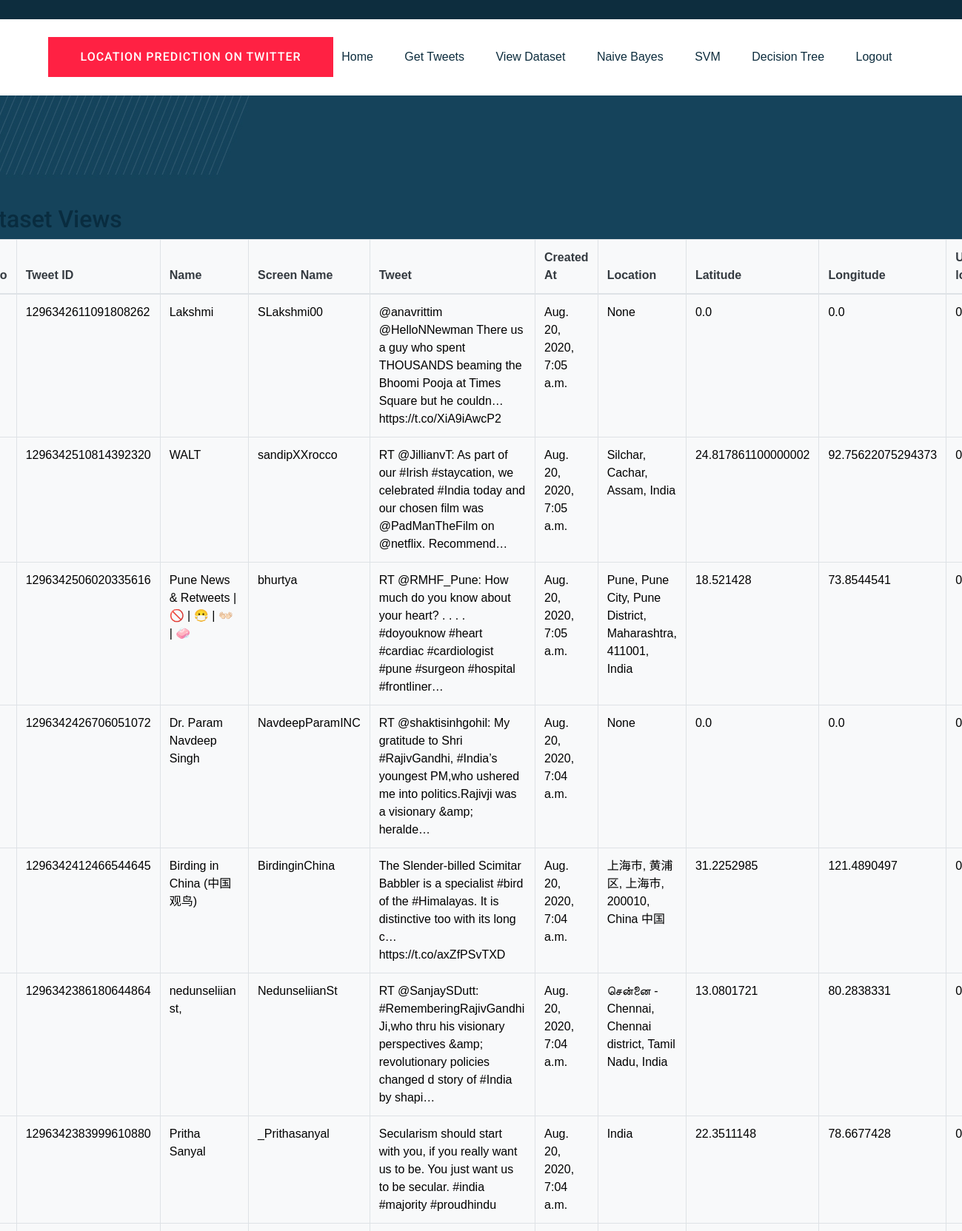
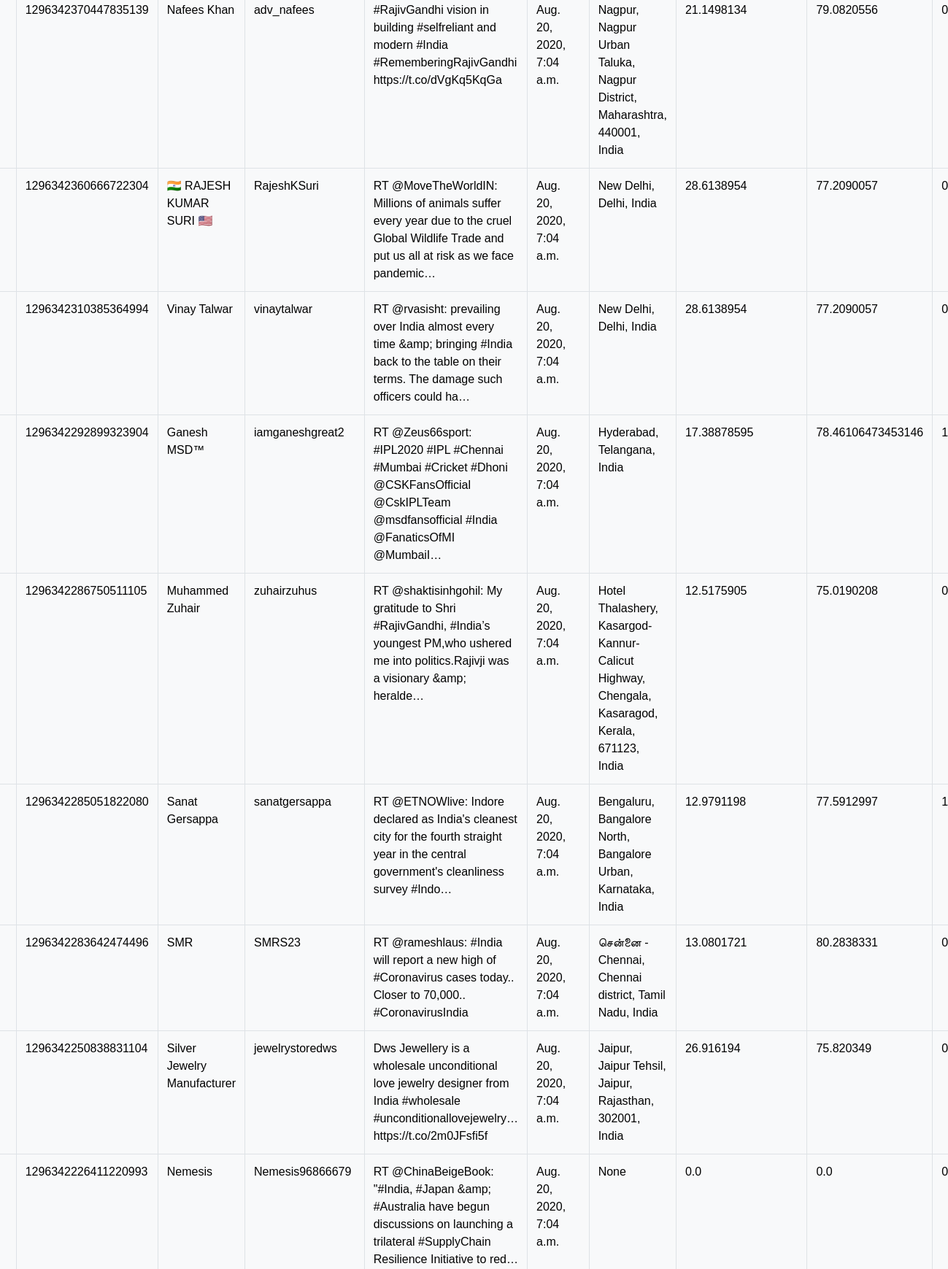
Screenshot of /UserViewDataset/ (upper part) with the database file from the repository (2 pictures, top to bottom).
### users/models.py (models this page shows, shortened)
class UserSearchTweetsLocationModel(models.Model):
    tweetid = models.IntegerField()
    username = models.CharField(max_length=250)
    userscreenname = models.CharField(max_length=250)
    tweettext = models.CharField(max_length=1500)
    createdat = models.DateTimeField()
    address = models.CharField(max_length=250,null=True)
    latitude = models.FloatField()
    longitude=models.FloatField()
    userloc = models.IntegerField()
    class Meta:
        db_table = "TweetsTable"

### users/views.py (the view)
# urls.py: path("UserViewDataset/", usr.UserViewDataset, name="UserViewDataset"),
def UserViewDataset(request):
    data_list = UserSearchTweetsLocationModel.objects.all()
    page = request.GET.get('page', 1)
    paginator = Paginator(data_list, 20)
    try:
        users = paginator.page(page)
    except PageNotAnInteger:
        users = paginator.page(1)
    except EmptyPage:
        users = paginator.page(paginator.num_pages)
    return render(request, 'users/UserViewDataSet.html',{'users':users})

### assets/templates/users/UserViewDataSet.html (shortened to what this page needs)
{%extends 'users/userbase.html'%}
{%load static%}
{%block contents%}
    <div class="testimonial-area testimonial-padding" data-background="{%static 'img/gallery/section_bg04.jpg'%}">
        <div class="container ">
            <div class="row d-flex justify-content-center">
                            <font color="WHITE">
                            <h2>Dataset Views</h2>
                                      <table class="table table-bordered bg-light text-dark" id="example" cellspacing="0" width="100%">
    <thead>
      <tr>
        <th>S.No</th>
        <th>Tweet ID</th>
        <th>Name</th>
        <th>Screen Name</th>
        <th>Tweet</th>
        <th>Created At</th>
        <th>Location</th>
        <th>Latitude</th>
        <th>Longitude</th>
        <th>User loc</th>
      </tr>
    </thead>
    <tbody>
    {% for i in users %}
                                            <tr style="color: Black">
                                                <td>{{forloop.counter}}</td>
                                                <td>{{i.tweetid}}</td>
                                                <td>{{i.username}}</td>
                                                <td>{{i.userscreenname}}</td>
                                                <td>{{i.tweettext}}</td>
                                                <td>{{i.createdat}}</td>
                                                <td>{{i.address}}</td>
                                                <td>{{i.latitude}}</td>
                                                <td>{{i.longitude}}</td>
                                                <td>{{i.userloc}}</td>
                                            </tr>
                                            {% endfor %}
    </tbody>
  </table>
                            </font>
            </div>
        </div>
    </div>
{%endblock%}

### rows the page displays
UserSearchTweetsLocationModel: tweetid "1296342611091808262", username "Lakshmi", userscreenname "SLakshmi00", tweettext "@anavrittim @HelloNNewman There us a guy who spent THOUSANDS beaming the Bhoomi Pooja at Times Square but he couldn… https://t.co/XiA9iAwcP2", createdat "Aug. 20, 2020, 7:05 a.m.", address "None", latitude "0.0", longitude "0.0", userloc "0"
UserSearchTweetsLocationModel: tweetid "1296342510814392320", username "WALT", userscreenname "sandipXXrocco", tweettext "RT @JillianvT: As part of our #Irish #staycation, we celebrated #India today and our chosen film was @PadManTheFilm on @netflix. Recommend…", createdat "Aug. 20, 2020, 7:05 a.m.", address "Silchar, Cachar, Assam, India", latitude "24.817861100000002", longitude "92.75622075294373", userloc "0"
UserSearchTweetsLocationModel: tweetid "1296342506020335616", username "Pune News & Retweets | 🚫 | 😷 | 👐🏻 | 🧼", userscreenname "bhurtya", tweettext "RT @RMHF_Pune: How much do you know about your heart? . . . . #doyouknow #heart #cardiac #cardiologist #pune #surgeon #hospital #frontliner…", createdat "Aug. 20, 2020, 7:05 a.m.", address "Pune, Pune City, Pune District, Maharashtra, 411001, India", latitude "18.521428", longitude "73.8544541", userloc "0"
UserSearchTweetsLocationModel: tweetid "1296342426706051072", username "Dr. Param Navdeep Singh", userscreenname "NavdeepParamINC", tweettext "RT @shaktisinhgohil: My gratitude to Shri #RajivGandhi, #India’s youngest PM,who ushered me into politics.Rajivji was a visionary &amp; heralde…", createdat "Aug. 20, 2020, 7:04 a.m.", address "None", latitude "0.0", longitude "0.0", userloc "0"
UserSearchTweetsLocationModel: tweetid "1296342412466544645", username "Birding in China (中国观鸟)", userscreenname "BirdinginChina", tweettext "The Slender-billed Scimitar Babbler is a specialist #bird of the #Himalayas. It is distinctive too with its long c… https://t.co/axZfPSvTXD", createdat "Aug. 20, 2020, 7:04 a.m.", address "上海市, 黄浦区, 上海市, 200010, China 中国", latitude "31.2252985", longitude "121.4890497", userloc "0"
UserSearchTweetsLocationModel: tweetid "1296342386180644864", username "nedunseliian st,", userscreenname "NedunseliianSt", tweettext "RT @SanjaySDutt: #RememberingRajivGandhi Ji,who thru his visionary perspectives &amp; revolutionary policies changed d story of #India by shapi…", createdat "Aug. 20, 2020, 7:04 a.m.", address "சென்னை - Chennai, Chennai district, Tamil Nadu, India", latitude "13.0801721", longitude "80.2838331", userloc "0"
UserSearchTweetsLocationModel: tweetid "1296342383999610880", username "Pritha Sanyal", userscreenname "_Prithasanyal", tweettext "Secularism should start with you, if you really want us to be. You just want us to be secular. #india #majority #proudhindu", createdat "Aug. 20, 2020, 7:04 a.m.", address "India", latitude "22.3511148", longitude "78.6677428", userloc "0"
UserSearchTweetsLocationModel: tweetid "1296342370447835139", username "Nafees Khan", userscreenname "adv_nafees", tweettext "#RajivGandhi vision in building #selfreliant and modern #India #RememberingRajivGandhi https://t.co/dVgKq5KqGa", createdat "Aug. 20, 2020, 7:04 a.m.", address "Nagpur, Nagpur Urban Taluka, Nagpur District, Maharashtra, 440001, India", latitude "21.1498134", longitude "79.0820556", userloc "0"
UserSearchTweetsLocationModel: tweetid "1296342360666722304", username "🇮🇳 RAJESH KUMAR SURI 🇺🇸", userscreenname "RajeshKSuri", tweettext "RT @MoveTheWorldIN: Millions of animals suffer every year due to the cruel Global Wildlife Trade and put us all at risk as we face pandemic…", createdat "Aug. 20, 2020, 7:04 a.m.", address "New Delhi, Delhi, India", latitude "28.6138954", longitude "77.2090057", userloc "0"
UserSearchTweetsLocationModel: tweetid "1296342310385364994", username "Vinay Talwar", userscreenname "vinaytalwar", tweettext "RT @rvasisht: prevailing over India almost every time &amp; bringing #India back to the table on their terms. The damage such officers could ha…", createdat "Aug. 20, 2020, 7:04 a.m.", address "New Delhi, Delhi, India", latitude "28.6138954", longitude "77.2090057", userloc "0"
UserSearchTweetsLocationModel: tweetid "1296342292899323904", username "Ganesh MSD™", userscreenname "iamganeshgreat2", tweettext "RT @Zeus66sport: #IPL2020 #IPL #Chennai #Mumbai #Cricket #Dhoni @CSKFansOfficial @CskIPLTeam @msdfansofficial #India @FanaticsOfMI @MumbaiI…", createdat "Aug. 20, 2020, 7:04 a.m.", address "Hyderabad, Telangana, India", latitude "17.38878595", longitude "78.46106473453146", userloc "1"
UserSearchTweetsLocationModel: tweetid "1296342286750511105", username "Muhammed Zuhair", userscreenname "zuhairzuhus", tweettext "RT @shaktisinhgohil: My gratitude to Shri #RajivGandhi, #India’s youngest PM,who ushered me into politics.Rajivji was a visionary &amp; heralde…", createdat "Aug. 20, 2020, 7:04 a.m.", address "Hotel Thalashery, Kasargod-Kannur-Calicut Highway, Chengala, Kasaragod, Kerala, 671123, India", latitude "12.5175905", longitude "75.0190208", userloc "0"
UserSearchTweetsLocationModel: tweetid "1296342285051822080", username "Sanat Gersappa", userscreenname "sanatgersappa", tweettext "RT @ETNOWlive: Indore declared as India's cleanest city for the fourth straight year in the central government's cleanliness survey #Indo…", createdat "Aug. 20, 2020, 7:04 a.m.", address "Bengaluru, Bangalore North, Bangalore Urban, Karnataka, India", latitude "12.9791198", longitude "77.5912997", userloc "1"
UserSearchTweetsLocationModel: tweetid "1296342283642474496", username "SMR", userscreenname "SMRS23", tweettext "RT @rameshlaus: #India will report a new high of #Coronavirus cases today.. Closer to 70,000.. #CoronavirusIndia", createdat "Aug. 20, 2020, 7:04 a.m.", address "சென்னை - Chennai, Chennai district, Tamil Nadu, India", latitude "13.0801721", longitude "80.2838331", userloc "0"
UserSearchTweetsLocationModel: tweetid "1296342250838831104", username "Silver Jewelry Manufacturer", userscreenname "jewelrystoredws", tweettext "Dws Jewellery is a wholesale unconditional love jewelry designer from India #wholesale #unconditionallovejewelry… https://t.co/2m0JFsfi5f", createdat "Aug. 20, 2020, 7:04 a.m.", address "Jaipur, Jaipur Tehsil, Jaipur, Rajasthan, 302001, India", latitude "26.916194", longitude "75.820349", userloc "0"
UserSearchTweetsLocationModel: tweetid "1296342226411220993", username "Nemesis", userscreenname "Nemesis96866679", tweettext "RT @ChinaBeigeBook: \"#India, #Japan &amp; #Australia have begun discussions on launching a trilateral #SupplyChain Resilience Initiative to red…", createdat "Aug. 20, 2020, 7:04 a.m.", address "None", latitude "0.0", longitude "0.0", userloc "0"
